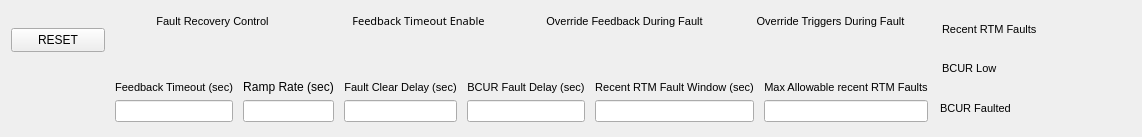
<?xml version="1.0" encoding="UTF-8"?>
<ui version="4.0">
 <class>Form</class>
 <widget class="QWidget" name="Form">
  <property name="geometry">
   <rect>
    <x>0</x>
    <y>0</y>
    <width>971</width>
    <height>137</height>
   </rect>
  </property>
  <property name="windowTitle">
   <string>RTM Faults - ${DEVICE}</string>
  </property>
  <layout class="QGridLayout" name="gridLayout">
   <item row="0" column="0">
    <widget class="PyDMPushButton" name="PyDMPushButton_2">
     <property name="sizePolicy">
      <sizepolicy hsizetype="MinimumExpanding" vsizetype="Maximum">
       <horstretch>0</horstretch>
       <verstretch>0</verstretch>
      </sizepolicy>
     </property>
     <property name="minimumSize">
      <size>
       <width>94</width>
       <height>24</height>
      </size>
     </property>
     <property name="toolTip">
      <string/>
     </property>
     <property name="text">
      <string>RESET</string>
     </property>
     <property name="autoDefault">
      <bool>true</bool>
     </property>
     <property name="channel" stdset="0">
      <string>ca://${RTM}:FAULTSEQ_RESET</string>
     </property>
     <property name="pressValue" stdset="0">
      <string>1</string>
     </property>
    </widget>
   </item>
   <item row="0" column="1">
    <layout class="QHBoxLayout" name="horizontalLayout">
     <property name="spacing">
      <number>7</number>
     </property>
     <property name="leftMargin">
      <number>2</number>
     </property>
     <property name="topMargin">
      <number>2</number>
     </property>
     <property name="rightMargin">
      <number>2</number>
     </property>
     <property name="bottomMargin">
      <number>2</number>
     </property>
     <item>
      <layout class="QVBoxLayout" name="verticalLayout_12">
       <property name="spacing">
        <number>0</number>
       </property>
       <property name="leftMargin">
        <number>0</number>
       </property>
       <property name="topMargin">
        <number>0</number>
       </property>
       <property name="rightMargin">
        <number>0</number>
       </property>
       <property name="bottomMargin">
        <number>0</number>
       </property>
       <item>
        <widget class="QLabel" name="label_4">
         <property name="font">
          <font>
           <pointsize>8</pointsize>
          </font>
         </property>
         <property name="text">
          <string>Fault Recovery Control</string>
         </property>
         <property name="alignment">
          <set>Qt::AlignBottom|Qt::AlignHCenter</set>
         </property>
        </widget>
       </item>
       <item>
        <widget class="PyDMEnumButton" name="PyDMEnumButton_5">
         <property name="sizePolicy">
          <sizepolicy hsizetype="Preferred" vsizetype="MinimumExpanding">
           <horstretch>0</horstretch>
           <verstretch>0</verstretch>
          </sizepolicy>
         </property>
         <property name="maximumSize">
          <size>
           <width>16777215</width>
           <height>40</height>
          </size>
         </property>
         <property name="font">
          <font>
           <pointsize>8</pointsize>
          </font>
         </property>
         <property name="toolTip">
          <string/>
         </property>
         <property name="styleSheet">
          <string notr="true">QPushButton{font: 8px;}</string>
         </property>
         <property name="channel" stdset="0">
          <string>ca://${RTM}:FAULTSEQ_MODE</string>
         </property>
         <property name="orientation" stdset="0">
          <enum>Qt::Horizontal</enum>
         </property>
         <property name="marginTop" stdset="0">
          <number>0</number>
         </property>
         <property name="marginBottom" stdset="0">
          <number>0</number>
         </property>
         <property name="marginLeft" stdset="0">
          <number>0</number>
         </property>
         <property name="marginRight" stdset="0">
          <number>0</number>
         </property>
         <property name="horizontalSpacing" stdset="0">
          <number>0</number>
         </property>
         <property name="verticalSpacing" stdset="0">
          <number>0</number>
         </property>
        </widget>
       </item>
      </layout>
     </item>
     <item>
      <layout class="QVBoxLayout" name="verticalLayout_4">
       <property name="spacing">
        <number>0</number>
       </property>
       <item>
        <widget class="QLabel" name="label_2">
         <property name="font">
          <font>
           <family>Arundina Sans</family>
           <pointsize>8</pointsize>
           <italic>false</italic>
          </font>
         </property>
         <property name="text">
          <string>Feedback Timeout Enable</string>
         </property>
         <property name="alignment">
          <set>Qt::AlignBottom|Qt::AlignHCenter</set>
         </property>
        </widget>
       </item>
       <item>
        <widget class="PyDMEnumButton" name="PyDMEnumButton">
         <property name="sizePolicy">
          <sizepolicy hsizetype="Preferred" vsizetype="MinimumExpanding">
           <horstretch>0</horstretch>
           <verstretch>0</verstretch>
          </sizepolicy>
         </property>
         <property name="minimumSize">
          <size>
           <width>0</width>
           <height>0</height>
          </size>
         </property>
         <property name="maximumSize">
          <size>
           <width>16777215</width>
           <height>40</height>
          </size>
         </property>
         <property name="font">
          <font>
           <pointsize>8</pointsize>
          </font>
         </property>
         <property name="toolTip">
          <string/>
         </property>
         <property name="styleSheet">
          <string notr="true">QPushButton{font: 8px;}</string>
         </property>
         <property name="channel" stdset="0">
          <string>ca://${RTM}:FAULTSEQ_ENABLE_TIMEOUT</string>
         </property>
         <property name="orientation" stdset="0">
          <enum>Qt::Horizontal</enum>
         </property>
         <property name="marginTop" stdset="0">
          <number>0</number>
         </property>
         <property name="marginBottom" stdset="0">
          <number>0</number>
         </property>
         <property name="marginLeft" stdset="0">
          <number>0</number>
         </property>
         <property name="marginRight" stdset="0">
          <number>0</number>
         </property>
         <property name="horizontalSpacing" stdset="0">
          <number>0</number>
         </property>
         <property name="verticalSpacing" stdset="0">
          <number>0</number>
         </property>
        </widget>
       </item>
      </layout>
     </item>
     <item>
      <layout class="QVBoxLayout" name="verticalLayout_6">
       <property name="spacing">
        <number>0</number>
       </property>
       <property name="leftMargin">
        <number>0</number>
       </property>
       <property name="topMargin">
        <number>0</number>
       </property>
       <property name="rightMargin">
        <number>0</number>
       </property>
       <property name="bottomMargin">
        <number>0</number>
       </property>
       <item>
        <widget class="QLabel" name="label_6">
         <property name="font">
          <font>
           <pointsize>8</pointsize>
          </font>
         </property>
         <property name="text">
          <string>Override Feedback During Fault</string>
         </property>
         <property name="alignment">
          <set>Qt::AlignBottom|Qt::AlignHCenter</set>
         </property>
        </widget>
       </item>
       <item>
        <widget class="PyDMEnumButton" name="PyDMEnumButton_4">
         <property name="sizePolicy">
          <sizepolicy hsizetype="Preferred" vsizetype="MinimumExpanding">
           <horstretch>0</horstretch>
           <verstretch>0</verstretch>
          </sizepolicy>
         </property>
         <property name="maximumSize">
          <size>
           <width>16777215</width>
           <height>40</height>
          </size>
         </property>
         <property name="font">
          <font>
           <pointsize>8</pointsize>
          </font>
         </property>
         <property name="toolTip">
          <string/>
         </property>
         <property name="styleSheet">
          <string notr="true">QPushButton{font: 8px;}</string>
         </property>
         <property name="channel" stdset="0">
          <string>ca://${RTM}:FAULTSEQ_MOVE_FDBK</string>
         </property>
         <property name="orientation" stdset="0">
          <enum>Qt::Horizontal</enum>
         </property>
         <property name="marginTop" stdset="0">
          <number>0</number>
         </property>
         <property name="marginBottom" stdset="0">
          <number>0</number>
         </property>
         <property name="marginLeft" stdset="0">
          <number>0</number>
         </property>
         <property name="marginRight" stdset="0">
          <number>0</number>
         </property>
         <property name="horizontalSpacing" stdset="0">
          <number>0</number>
         </property>
         <property name="verticalSpacing" stdset="0">
          <number>0</number>
         </property>
        </widget>
       </item>
      </layout>
     </item>
     <item>
      <layout class="QVBoxLayout" name="verticalLayout_5">
       <property name="spacing">
        <number>0</number>
       </property>
       <property name="leftMargin">
        <number>0</number>
       </property>
       <property name="topMargin">
        <number>0</number>
       </property>
       <property name="rightMargin">
        <number>0</number>
       </property>
       <property name="bottomMargin">
        <number>0</number>
       </property>
       <item>
        <widget class="QLabel" name="label_5">
         <property name="font">
          <font>
           <pointsize>8</pointsize>
          </font>
         </property>
         <property name="text">
          <string>Override Triggers During Fault</string>
         </property>
         <property name="alignment">
          <set>Qt::AlignBottom|Qt::AlignHCenter</set>
         </property>
        </widget>
       </item>
       <item>
        <widget class="PyDMEnumButton" name="PyDMEnumButton_3">
         <property name="sizePolicy">
          <sizepolicy hsizetype="Preferred" vsizetype="MinimumExpanding">
           <horstretch>0</horstretch>
           <verstretch>0</verstretch>
          </sizepolicy>
         </property>
         <property name="maximumSize">
          <size>
           <width>16777215</width>
           <height>40</height>
          </size>
         </property>
         <property name="font">
          <font>
           <pointsize>8</pointsize>
          </font>
         </property>
         <property name="toolTip">
          <string/>
         </property>
         <property name="styleSheet">
          <string notr="true">QPushButton{font: 8px;}</string>
         </property>
         <property name="channel" stdset="0">
          <string>ca://${RTM}:FAULTSEQ_MOVE_TRIG</string>
         </property>
         <property name="orientation" stdset="0">
          <enum>Qt::Horizontal</enum>
         </property>
         <property name="marginTop" stdset="0">
          <number>0</number>
         </property>
         <property name="marginBottom" stdset="0">
          <number>0</number>
         </property>
         <property name="marginLeft" stdset="0">
          <number>0</number>
         </property>
         <property name="marginRight" stdset="0">
          <number>0</number>
         </property>
         <property name="horizontalSpacing" stdset="0">
          <number>0</number>
         </property>
         <property name="verticalSpacing" stdset="0">
          <number>0</number>
         </property>
        </widget>
       </item>
      </layout>
     </item>
    </layout>
   </item>
   <item row="0" column="2" rowspan="2">
    <layout class="QVBoxLayout" name="verticalLayout_11">
     <property name="leftMargin">
      <number>2</number>
     </property>
     <property name="topMargin">
      <number>2</number>
     </property>
     <property name="rightMargin">
      <number>2</number>
     </property>
     <property name="bottomMargin">
      <number>2</number>
     </property>
     <item>
      <layout class="QHBoxLayout" name="horizontalLayout_5">
       <property name="leftMargin">
        <number>2</number>
       </property>
       <property name="topMargin">
        <number>2</number>
       </property>
       <property name="rightMargin">
        <number>2</number>
       </property>
       <property name="bottomMargin">
        <number>2</number>
       </property>
       <item>
        <widget class="QLabel" name="label_9">
         <property name="font">
          <font>
           <pointsize>8</pointsize>
          </font>
         </property>
         <property name="text">
          <string>Recent RTM Faults</string>
         </property>
        </widget>
       </item>
       <item>
        <widget class="PyDMLabel" name="PyDMLabel_3">
         <property name="sizePolicy">
          <sizepolicy hsizetype="Preferred" vsizetype="MinimumExpanding">
           <horstretch>0</horstretch>
           <verstretch>0</verstretch>
          </sizepolicy>
         </property>
         <property name="minimumSize">
          <size>
           <width>84</width>
           <height>24</height>
          </size>
         </property>
         <property name="font">
          <font>
           <pointsize>8</pointsize>
          </font>
         </property>
         <property name="toolTip">
          <string/>
         </property>
         <property name="channel" stdset="0">
          <string>ca://${RTM}:RTM_FAULTCOUNT</string>
         </property>
        </widget>
       </item>
      </layout>
     </item>
     <item>
      <layout class="QHBoxLayout" name="horizontalLayout_6">
       <property name="leftMargin">
        <number>2</number>
       </property>
       <property name="topMargin">
        <number>2</number>
       </property>
       <property name="rightMargin">
        <number>2</number>
       </property>
       <property name="bottomMargin">
        <number>2</number>
       </property>
       <item>
        <widget class="QLabel" name="label_11">
         <property name="font">
          <font>
           <pointsize>8</pointsize>
          </font>
         </property>
         <property name="text">
          <string>BCUR Low</string>
         </property>
        </widget>
       </item>
       <item>
        <widget class="PyDMLabel" name="PyDMLabel">
         <property name="sizePolicy">
          <sizepolicy hsizetype="Preferred" vsizetype="MinimumExpanding">
           <horstretch>0</horstretch>
           <verstretch>0</verstretch>
          </sizepolicy>
         </property>
         <property name="minimumSize">
          <size>
           <width>84</width>
           <height>24</height>
          </size>
         </property>
         <property name="font">
          <font>
           <pointsize>8</pointsize>
          </font>
         </property>
         <property name="toolTip">
          <string/>
         </property>
         <property name="channel" stdset="0">
          <string>ca://${RTM}:BCUR_LOW</string>
         </property>
        </widget>
       </item>
      </layout>
     </item>
     <item>
      <layout class="QHBoxLayout" name="horizontalLayout_7">
       <property name="leftMargin">
        <number>0</number>
       </property>
       <property name="topMargin">
        <number>2</number>
       </property>
       <item>
        <widget class="QLabel" name="label_12">
         <property name="font">
          <font>
           <pointsize>8</pointsize>
          </font>
         </property>
         <property name="text">
          <string>BCUR Faulted</string>
         </property>
        </widget>
       </item>
       <item>
        <widget class="PyDMLabel" name="PyDMLabel_2">
         <property name="sizePolicy">
          <sizepolicy hsizetype="Preferred" vsizetype="MinimumExpanding">
           <horstretch>0</horstretch>
           <verstretch>0</verstretch>
          </sizepolicy>
         </property>
         <property name="minimumSize">
          <size>
           <width>84</width>
           <height>24</height>
          </size>
         </property>
         <property name="font">
          <font>
           <pointsize>8</pointsize>
          </font>
         </property>
         <property name="toolTip">
          <string/>
         </property>
         <property name="channel" stdset="0">
          <string>ca://${RTM}:BCUR_FLT</string>
         </property>
        </widget>
       </item>
      </layout>
     </item>
    </layout>
   </item>
   <item row="1" column="1">
    <layout class="QHBoxLayout" name="horizontalLayout_4">
     <property name="leftMargin">
      <number>2</number>
     </property>
     <property name="topMargin">
      <number>2</number>
     </property>
     <property name="rightMargin">
      <number>2</number>
     </property>
     <property name="bottomMargin">
      <number>2</number>
     </property>
     <item>
      <layout class="QVBoxLayout" name="verticalLayout">
       <property name="leftMargin">
        <number>2</number>
       </property>
       <property name="topMargin">
        <number>2</number>
       </property>
       <property name="rightMargin">
        <number>2</number>
       </property>
       <property name="bottomMargin">
        <number>2</number>
       </property>
       <item>
        <widget class="QLabel" name="label">
         <property name="font">
          <font>
           <pointsize>8</pointsize>
          </font>
         </property>
         <property name="text">
          <string>Feedback Timeout (sec)</string>
         </property>
         <property name="alignment">
          <set>Qt::AlignBottom|Qt::AlignHCenter</set>
         </property>
        </widget>
       </item>
       <item>
        <widget class="PyDMLineEdit" name="PyDMLineEdit_4">
         <property name="font">
          <font>
           <pointsize>8</pointsize>
          </font>
         </property>
         <property name="toolTip">
          <string/>
         </property>
         <property name="showUnits" stdset="0">
          <bool>true</bool>
         </property>
         <property name="channel" stdset="0">
          <string>ca://${RTM}:FAULTSEQ_FDBK_TIMEOUT</string>
         </property>
        </widget>
       </item>
      </layout>
     </item>
     <item>
      <spacer name="horizontalSpacer_2">
       <property name="orientation">
        <enum>Qt::Horizontal</enum>
       </property>
       <property name="sizeHint" stdset="0">
        <size>
         <width>40</width>
         <height>20</height>
        </size>
       </property>
      </spacer>
     </item>
     <item>
      <layout class="QVBoxLayout" name="verticalLayout_2">
       <property name="leftMargin">
        <number>2</number>
       </property>
       <property name="topMargin">
        <number>2</number>
       </property>
       <property name="rightMargin">
        <number>2</number>
       </property>
       <property name="bottomMargin">
        <number>2</number>
       </property>
       <item>
        <widget class="QLabel" name="label_3">
         <property name="text">
          <string>Ramp Rate (sec)</string>
         </property>
         <property name="alignment">
          <set>Qt::AlignBottom|Qt::AlignHCenter</set>
         </property>
        </widget>
       </item>
       <item>
        <widget class="PyDMLineEdit" name="PyDMLineEdit">
         <property name="font">
          <font>
           <pointsize>8</pointsize>
          </font>
         </property>
         <property name="toolTip">
          <string/>
         </property>
         <property name="channel" stdset="0">
          <string>ca://${RTM}:FAULTSEQ_RAMPTIME</string>
         </property>
        </widget>
       </item>
      </layout>
     </item>
     <item>
      <spacer name="horizontalSpacer_4">
       <property name="orientation">
        <enum>Qt::Horizontal</enum>
       </property>
       <property name="sizeHint" stdset="0">
        <size>
         <width>40</width>
         <height>20</height>
        </size>
       </property>
      </spacer>
     </item>
     <item>
      <layout class="QVBoxLayout" name="verticalLayout_3">
       <property name="leftMargin">
        <number>2</number>
       </property>
       <property name="topMargin">
        <number>2</number>
       </property>
       <property name="rightMargin">
        <number>2</number>
       </property>
       <property name="bottomMargin">
        <number>2</number>
       </property>
       <item>
        <widget class="QLabel" name="label_13">
         <property name="font">
          <font>
           <pointsize>8</pointsize>
          </font>
         </property>
         <property name="text">
          <string>Fault Clear Delay (sec)</string>
         </property>
         <property name="alignment">
          <set>Qt::AlignBottom|Qt::AlignHCenter</set>
         </property>
        </widget>
       </item>
       <item>
        <widget class="PyDMLineEdit" name="PyDMLineEdit_2">
         <property name="font">
          <font>
           <pointsize>8</pointsize>
          </font>
         </property>
         <property name="toolTip">
          <string/>
         </property>
         <property name="channel" stdset="0">
          <string>ca://${RTM}:FAULTSETQ_DELAY</string>
         </property>
        </widget>
       </item>
      </layout>
     </item>
     <item>
      <spacer name="horizontalSpacer_5">
       <property name="orientation">
        <enum>Qt::Horizontal</enum>
       </property>
       <property name="sizeHint" stdset="0">
        <size>
         <width>40</width>
         <height>20</height>
        </size>
       </property>
      </spacer>
     </item>
     <item>
      <layout class="QVBoxLayout" name="verticalLayout_10">
       <property name="leftMargin">
        <number>2</number>
       </property>
       <property name="topMargin">
        <number>2</number>
       </property>
       <property name="rightMargin">
        <number>2</number>
       </property>
       <property name="bottomMargin">
        <number>2</number>
       </property>
       <item>
        <widget class="QLabel" name="label_10">
         <property name="font">
          <font>
           <pointsize>8</pointsize>
          </font>
         </property>
         <property name="text">
          <string>BCUR Fault Delay (sec)</string>
         </property>
         <property name="alignment">
          <set>Qt::AlignBottom|Qt::AlignHCenter</set>
         </property>
        </widget>
       </item>
       <item>
        <widget class="PyDMLineEdit" name="PyDMLineEdit_3">
         <property name="font">
          <font>
           <pointsize>8</pointsize>
          </font>
         </property>
         <property name="toolTip">
          <string/>
         </property>
         <property name="channel" stdset="0">
          <string>ca://${RTM}:BCUR_FLT_DELAY</string>
         </property>
        </widget>
       </item>
      </layout>
     </item>
     <item>
      <spacer name="horizontalSpacer_6">
       <property name="orientation">
        <enum>Qt::Horizontal</enum>
       </property>
       <property name="sizeHint" stdset="0">
        <size>
         <width>40</width>
         <height>20</height>
        </size>
       </property>
      </spacer>
     </item>
     <item>
      <layout class="QVBoxLayout" name="verticalLayout_9">
       <property name="leftMargin">
        <number>2</number>
       </property>
       <property name="topMargin">
        <number>2</number>
       </property>
       <property name="rightMargin">
        <number>2</number>
       </property>
       <property name="bottomMargin">
        <number>2</number>
       </property>
       <item>
        <widget class="QLabel" name="label_7">
         <property name="font">
          <font>
           <pointsize>8</pointsize>
          </font>
         </property>
         <property name="text">
          <string>Recent RTM Fault Window (sec)</string>
         </property>
         <property name="alignment">
          <set>Qt::AlignBottom|Qt::AlignHCenter</set>
         </property>
        </widget>
       </item>
       <item>
        <widget class="PyDMLineEdit" name="PyDMLineEdit_5">
         <property name="font">
          <font>
           <pointsize>8</pointsize>
          </font>
         </property>
         <property name="toolTip">
          <string/>
         </property>
         <property name="channel" stdset="0">
          <string>ca://${RTM}:RTM_FAULTCOUNT_PERIOD</string>
         </property>
        </widget>
       </item>
      </layout>
     </item>
     <item>
      <spacer name="horizontalSpacer_7">
       <property name="orientation">
        <enum>Qt::Horizontal</enum>
       </property>
       <property name="sizeHint" stdset="0">
        <size>
         <width>40</width>
         <height>20</height>
        </size>
       </property>
      </spacer>
     </item>
     <item>
      <layout class="QVBoxLayout" name="verticalLayout_8">
       <property name="leftMargin">
        <number>2</number>
       </property>
       <property name="topMargin">
        <number>2</number>
       </property>
       <property name="rightMargin">
        <number>2</number>
       </property>
       <property name="bottomMargin">
        <number>2</number>
       </property>
       <item>
        <widget class="QLabel" name="label_8">
         <property name="font">
          <font>
           <pointsize>8</pointsize>
          </font>
         </property>
         <property name="text">
          <string>Max Allowable recent RTM Faults</string>
         </property>
         <property name="alignment">
          <set>Qt::AlignBottom|Qt::AlignHCenter</set>
         </property>
        </widget>
       </item>
       <item>
        <widget class="PyDMLineEdit" name="PyDMLineEdit_6">
         <property name="font">
          <font>
           <pointsize>8</pointsize>
          </font>
         </property>
         <property name="toolTip">
          <string/>
         </property>
         <property name="channel" stdset="0">
          <string>ca://${RTM}:RTM_FAULTCOUNT_MAX</string>
         </property>
        </widget>
       </item>
      </layout>
     </item>
    </layout>
   </item>
  </layout>
 </widget>
 <customwidgets>
  <customwidget>
   <class>PyDMLabel</class>
   <extends>QLabel</extends>
   <header>pydm.widgets.label</header>
  </customwidget>
  <customwidget>
   <class>PyDMLineEdit</class>
   <extends>QLineEdit</extends>
   <header>pydm.widgets.line_edit</header>
  </customwidget>
  <customwidget>
   <class>PyDMEnumButton</class>
   <extends>QWidget</extends>
   <header>pydm.widgets.enum_button</header>
  </customwidget>
  <customwidget>
   <class>PyDMPushButton</class>
   <extends>QPushButton</extends>
   <header>pydm.widgets.pushbutton</header>
  </customwidget>
 </customwidgets>
 <resources/>
 <connections/>
</ui>
